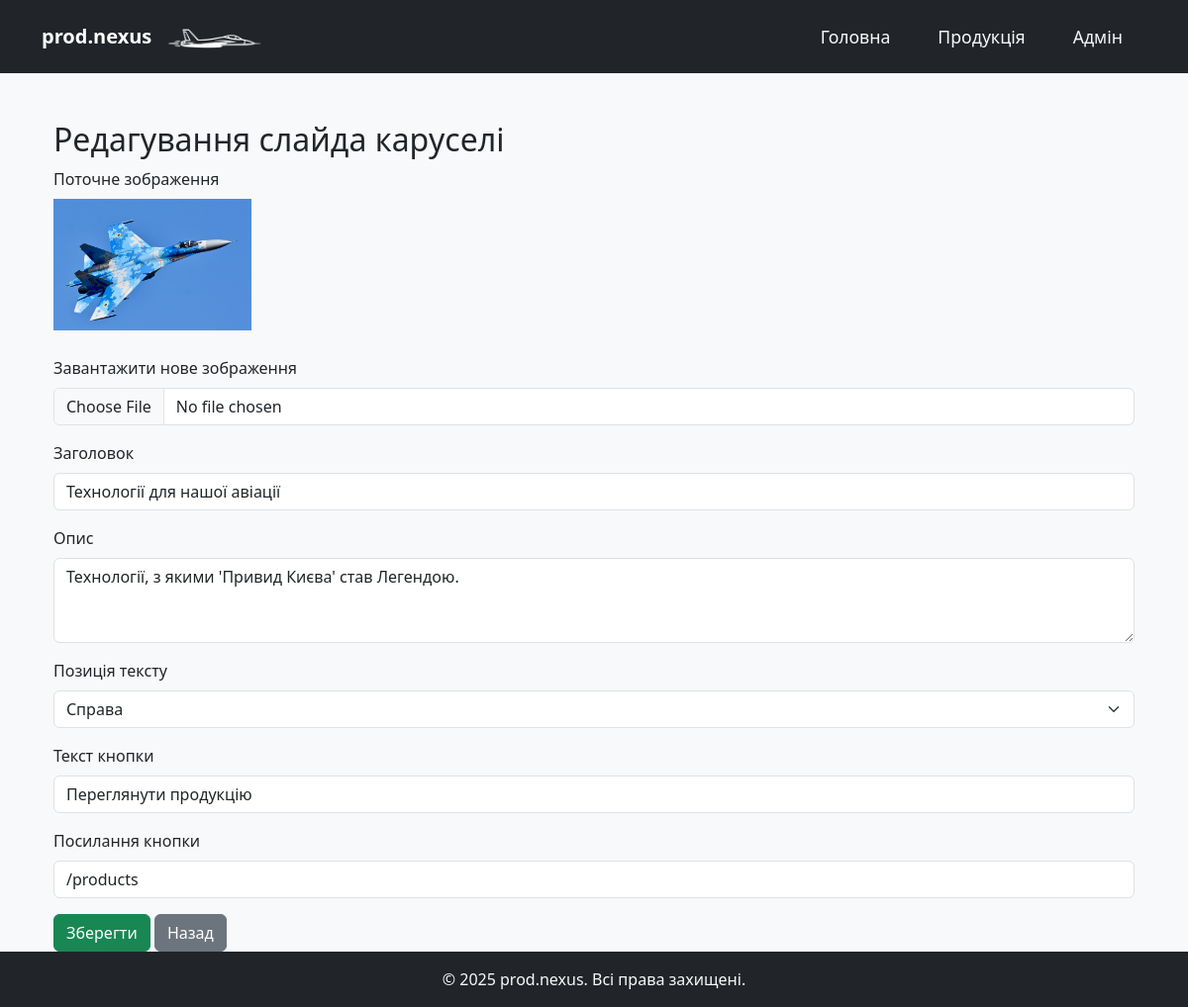
/admin/carousel/edit/1 (signed in), run on the app's committed database.
### models.py (models this page shows, shortened)
class CarouselItem(db.Model):
    __tablename__ = "carousel_items"
    id = db.Column(db.Integer, primary_key=True)
    img = db.Column(db.String(200), nullable=False)
    title = db.Column(db.String(200), nullable=False)
    desc = db.Column(db.Text, nullable=False)
    text_position = db.Column(db.String(20), default="center")
    button_text = db.Column(db.String(100), default="")
    button_link = db.Column(db.String(200), default="#")

### app.py (the view, shortened to what this page needs)
@app.route("/admin/carousel/edit/<int:item_id>", methods=["GET", "POST"])
@login_required
def edit_carousel(item_id):
    item = CarouselItem.query.get_or_404(item_id)
    return render_template("edit_carousel.html", item=item)

### app.py (called while the page is built)
@login_manager.user_loader
def load_user(user_id):
    return User.query.get(int(user_id))

### templates/edit_carousel.html (shortened to what this page needs)
{% extends "base.html" %}
{% block content %}
<div class="container mt-4">
  <h2>Редагування слайда каруселі</h2>
  <form method="POST" enctype="multipart/form-data">
    {% if item.img %}
    <div class="mb-3">
      <label class="form-label">Поточне зображення</label><br>
      <img src="{{ url_for('static', filename='img/' + item.img) }}" alt="{{ item.title }}" style="max-width:200px; margin-bottom:10px;">
    </div>
    {% endif %}
    <div class="mb-3">
      <label class="form-label">Завантажити нове зображення</label>
      <input type="file" name="img_file" class="form-control">
    </div>
    <div class="mb-3">
      <label class="form-label">Заголовок</label>
      <input type="text" name="title" value="{{ item.title }}" class="form-control">
    </div>
    <div class="mb-3">
      <label class="form-label">Опис</label>
      <textarea name="desc" class="form-control" rows="3">{{ item.desc }}</textarea>
    </div>
    <div class="mb-3">
      <label class="form-label">Позиція тексту</label>
      <select name="text_position" class="form-select">
        <option value="right" {% if item.text_position == "right" %}selected{% endif %}>Справа</option>
      </select>
    </div>
    <div class="mb-3">
      <label class="form-label">Текст кнопки</label>
      <input type="text" name="button_text" value="{{ item.button_text }}" class="form-control">
    </div>
    <div class="mb-3">
      <label class="form-label">Посилання кнопки</label>
      <input type="text" name="button_link" value="{{ item.button_link }}" class="form-control">
    </div>
    <button type="submit" class="btn btn-success">Зберегти</button>
    <a href="{{ url_for('admin_carousel') }}" class="btn btn-secondary">Назад</a>
  </form>
</div>
{% endblock %}

### static/css/style.css (style rules this page uses)
body { background-color: #f8f9fa; margin: 0; }

### data on the page
CarouselItem: img (picture), title "Технології для нашої авіації", desc "Технології, з якими 'Привид Києва' став Легендою.", text_position "Справа", button_text "Переглянути продукцію", button_link "/products"
